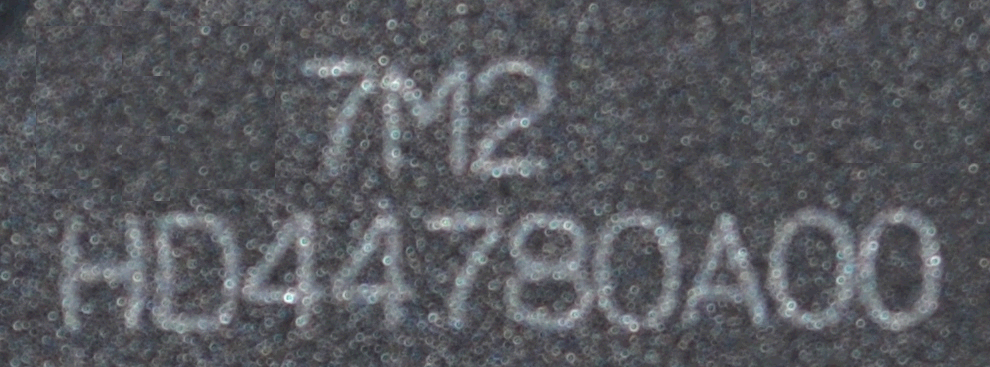
#> input picture task1-6/Test_Image_2026.bmp, 990 x 367 px
$ python -i preprocessing.py   (imports and definitions only)
#> lines starting #> are read from the running program, lines starting #| are printed output that depends on the picture; after the words box and inside, x2 and y2 are one past the last pixel; in counts of white or black regions, pixels touching at a corner belong together
import cv2
import numpy as np
import matplotlib.pyplot as plt
from utils import *

# Contrast Enhancement Functions

# [375 lines left out: functions contrast_stretching, thresholding, contrast_stretching_piecewise, histogram_equalization, clahe_equalization, average_filter and 4 more, not called in this run]


def prepare_character_binary(gray_image: np.ndarray, smooth_size: int = 3,
                             background_size: int = 31, offset: float = 4,
                             median_size: int = 5):
    """Apply local-mean thresholding to a grayscale text-line crop.

    A foreground pixel exceeds its local mean by at least offset gray levels.
    Returns the smoothed grayscale image, local mean and median-filtered mask.
    """
#> called with smooth_size = 3, background_size = 31, offset = 4, median_size = 5
    if gray_image.ndim != 2 or gray_image.size == 0:
        raise ValueError("gray_image must be a nonempty 2D grayscale image")
    for size in (smooth_size, background_size, median_size):
        if not isinstance(size, (int, np.integer)) or size < 1 or size % 2 == 0:
            raise ValueError("Filter sizes must be positive odd integers")

    smoothed = cv2.blur(gray_image.astype(np.float64), (smooth_size, smooth_size),
                        borderType=cv2.BORDER_REPLICATE)
    local_mean = cv2.blur(smoothed, (background_size, background_size),
                          borderType=cv2.BORDER_REPLICATE)
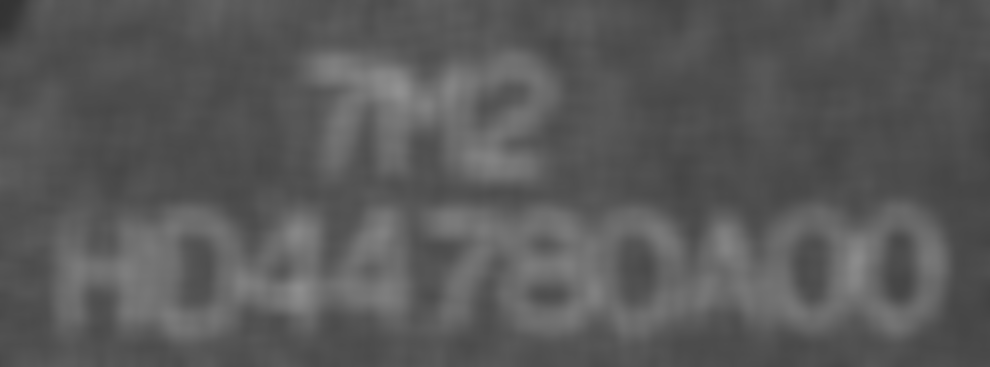
#> local_mean: shape (367, 990) float64; min 51.9, max 145.6, mean 89.6
    binary = (smoothed >= local_mean + offset).astype(np.uint8) * 255
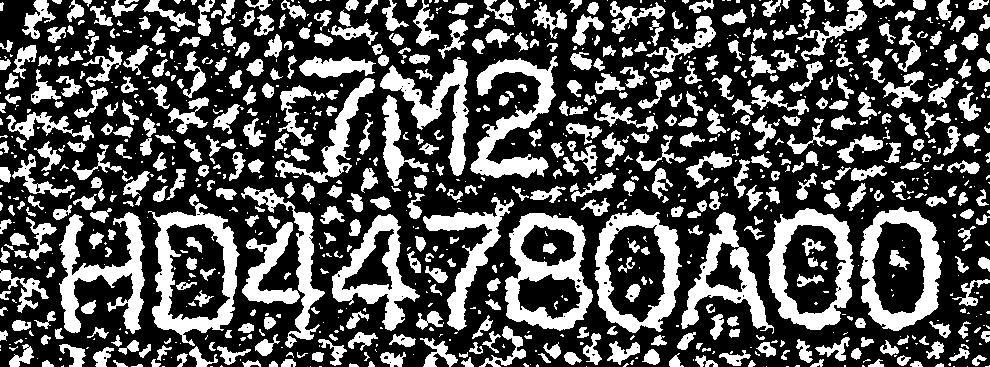
#> binary: shape (367, 990); 33.2% white; 1010 white regions (494 under 20 px), largest, box (x1, y1, x2, y2) and area: (505, 213, 593, 331) 4453, (148, 194, 240, 346) 4425, (766, 208, 854, 330) 4078
    binary = cv2.medianBlur(binary, median_size)
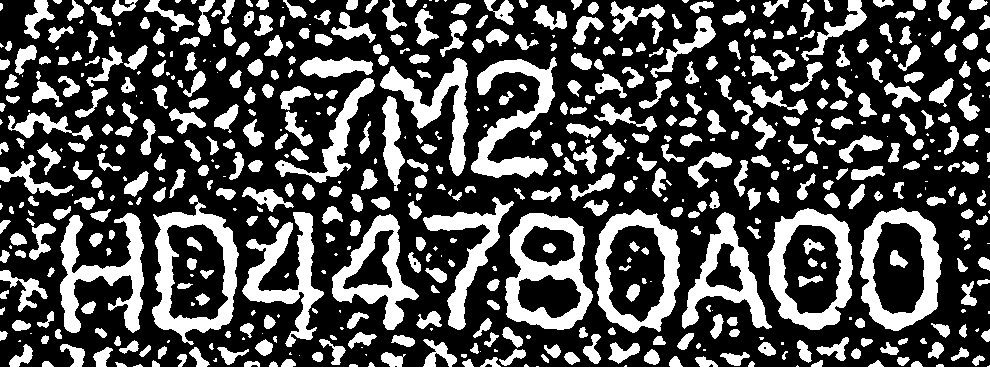
#> binary: shape (367, 990); 31.2% white; 610 white regions (147 under 20 px), largest, box (x1, y1, x2, y2) and area: (505, 213, 593, 330) 4477, (152, 195, 239, 345) 4410, (860, 207, 942, 331) 4083
    return smoothed, local_mean, binary


def main():
    img = cv2.imread("Test_Image_2026.bmp", cv2.IMREAD_GRAYSCALE)
    # [6 lines of commented-out code are left out]

# [2 lines not run here, left out]

>>> import cv2
>>> picture = cv2.imread('Test_Image_2026.bmp', cv2.IMREAD_GRAYSCALE)
>>> result = prepare_character_binary(picture)
